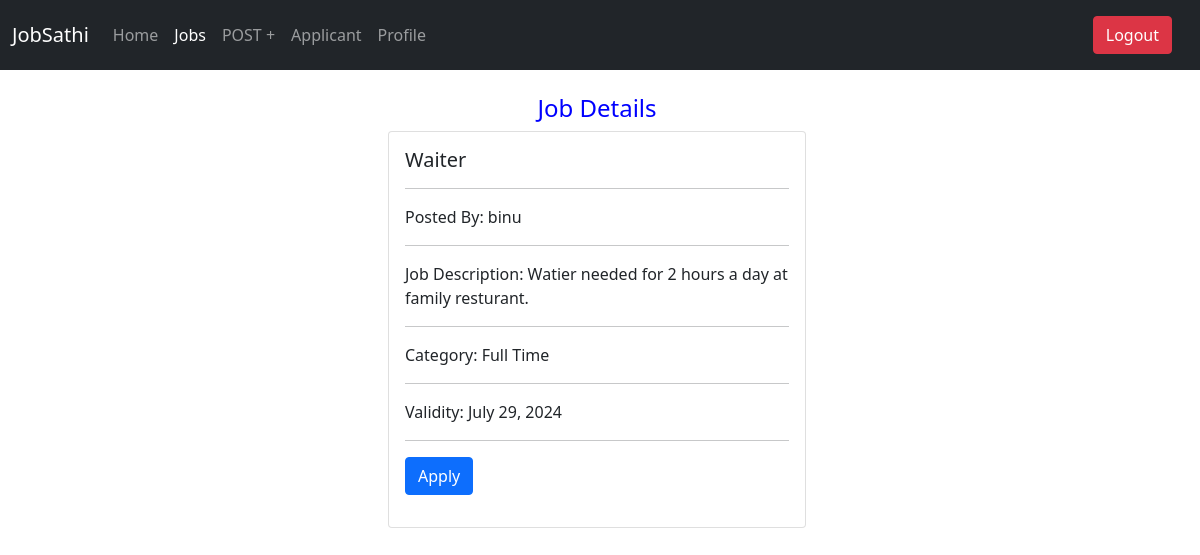
The page /job/detail/waiter/ on the database its author committed.
### job/models.py (models this page shows, shortened)
class Job(models.Model):
    user = models.ForeignKey(User, on_delete=models.CASCADE, default="")
    job_title = models.CharField(max_length=150)
    job_description = models.TextField()
    slug = models.SlugField()
    category = models.ForeignKey(Category, on_delete=models.CASCADE)
    job_validity = models.DateField(default=datetime.now, blank=True)
    job_created_at = models.DateTimeField(auto_now_add=True)
    job_updated_at = models.DateTimeField(auto_now=True)
    class Meta:
        db_table = 'job'
        verbose_name = 'Job'
        verbose_name_plural = 'Jobs'

class Category(models.Model):
    name = models.CharField(unique=True, max_length=100)
    created_at = models.DateTimeField(auto_now_add=True)
    slug = models.SlugField(default="", null=False)
    def __str__(self):
        return self.name
    class Meta:
        db_table = 'category'
        verbose_name = 'Category'
        verbose_name_plural = 'Categories'

### account/models.py (models this page shows, shortened)
class User(AbstractUser):
    username = models.CharField(max_length=150, unique=True)
    email = models.EmailField(unique=True)
    password = models.CharField(max_length=128)
    full_name = models.CharField(max_length=50, blank=False)
    date_joined = models.DateTimeField(auto_now_add=True)    # Add any additional fields you want

### job/views.py (the view)
# urls.py: path('job/detail/<slug:slug>/', JobDetailView.as_view(), name='detail'),
class JobDetailView(DetailView):
    model = Job
    template_name = 'job/detail.html'
    context_object_name = 'job'
    slug_url_kwarg = 'slug'  # Specify the slug URL keyword
    def get_object(self, queryset=None):
        slug = self.kwargs.get(self.slug_url_kwarg)
        return get_object_or_404(Job, slug=slug)

### job/templates/job/detail.html (shortened to what this page needs)
{% extends 'dashboard/layout.html' %}
{% block job_active %}
    active
{% endblock %}
{% block content %}
<div class="row" style="display: flex; flex-wrap: wrap; padding-left:32%; padding-right: 25%;padding-top: 2%;">
            <div class="col-md-10">
                <h4 style="text-align: center; color: blue;">Job Details</h4>
                <div class="card " style="margin-left: 4px; margin-right: 4px; margin-top: 2px;">
                <div class="card-body">
                  <h5 class="card-title">{{ job.job_title}}</h5><hr>
                    <p class="card-text">Posted By: {{job.user.username}}<hr></p>
                   <p class="card-text">Job Description: {{job.job_description}}<hr></p>
                   <p class="card-text">Category: {{ job.category }}<hr></p>
                   <p class="card-text">Validity: {{job.job_validity}}<hr></p>
                    <p class="card-text">
                   <form method="post" enctype="multipart/form-data ">
                        <a href="{% url 'apply:apply_job' job.slug %}" class="btn btn-primary ">Apply</a>
                    </form></p>
                </div>
              </div>
            </div>
        </div>
{% endblock %}

### rows shown on the page
Job: job_title "Waiter", user.username "binu", job_description "Watier needed for 2 hours a day at family resturant.", category "Full Time", job_validity "July 29, 2024"
